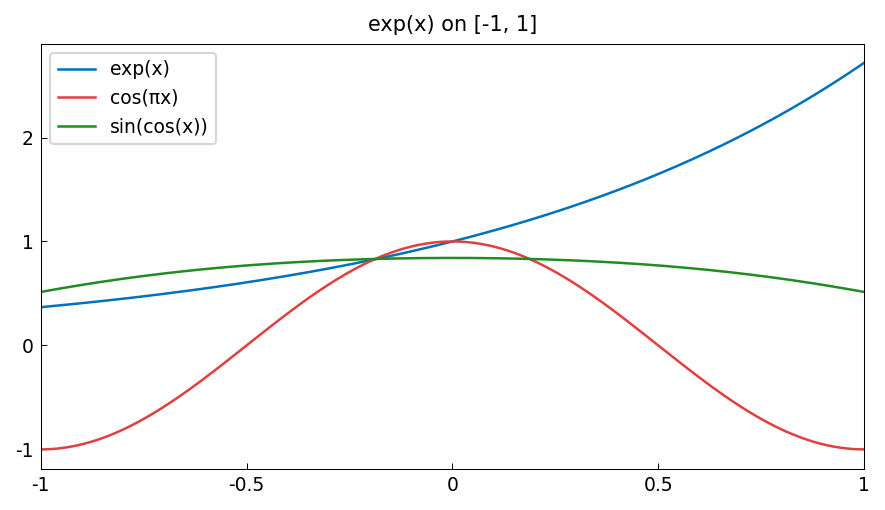

This figure's Python source:
"""Polynomial approximation basics with chebfunjax.

Demonstrates constructing Chebfun approximations of smooth functions,
checking lengths (polynomial degrees), and measuring errors.

Credit: Inspired by Chebfun examples approx/Entire.m and related examples.
Original MATLAB Chebfun: Copyright 2017 by The University of Oxford and
The Chebfun Developers. See https://www.chebfun.org/ for Chebfun information.
"""
import os

os.environ.setdefault("XLA_PYTHON_CLIENT_PREALLOCATE", "false")

import matplotlib

matplotlib.use("Agg")
import os
import sys

import jax.numpy as jnp
import matplotlib.pyplot as plt

sys.path.insert(0, os.path.join(os.path.dirname(__file__), '..', '..', 'src'))

import chebfunjax as cj
from chebfunjax.plotting import chebfun_style

chebfun_style()

from chebfunjax.plotting import plot, plotcoeffs


def run():
    print("=" * 60)
    print("Polynomial approximation basics")
    print("=" * 60)

    # --- Construct a Chebfun for exp(x) on [-1, 1] --------------------
    # MATLAB: f = chebfun('exp(x)')
    f = cj.chebfun(lambda x: jnp.exp(x))
    print("\nexp(x) on [-1,1]:")
    print(f"  Number of coefficients (length): {len(f)}")
    # Should be around 18 (degree ~17 suffices for machine precision)

    # Evaluate at a point: f(0) should equal 1
    val_at_0 = float(f(jnp.array(0.0)))
    print(f"  f(0) = {val_at_0:.15f}  (exact: 1.0)")

    # Evaluate at x = 0.5; exact = exp(0.5)
    val_at_half = float(f(jnp.array(0.5)))
    exact = float(jnp.exp(jnp.array(0.5)))
    print(f"  f(0.5) = {val_at_half:.15f}  (exact: {exact:.15f})")
    print(f"  Error at 0.5: {abs(val_at_half - exact):.2e}")

    # --- Chebfun for cos(pi*x) on [-1, 1] ----------------------------
    # MATLAB: g = chebfun('cos(pi*x)')
    g = cj.chebfun(lambda x: jnp.cos(jnp.pi * x))
    print("\ncos(pi*x) on [-1,1]:")
    print(f"  Number of coefficients: {len(g)}")
    # Exact value at x=0 is 1
    print(f"  g(0) = {float(g(jnp.array(0.0))):.15f}  (exact: 1.0)")
    # Integral of cos(pi*x) over [-1,1] = 0
    integral_g = float(g.sum())
    print(f"  Integral over [-1,1] = {integral_g:.2e}  (exact: 0)")

    # --- Composition of Chebfuns -------------------------------------
    # MATLAB: h = sin(cos(x)), where x = chebfun('x')
    x = cj.chebfun(lambda t: t)   # identity chebfun
    h = cj.chebfun(lambda t: jnp.sin(jnp.cos(t)))
    print("\nsin(cos(x)) on [-1,1]:")
    print(f"  Number of coefficients: {len(h)}")
    # Integral of sin(cos(x)) over [-1,1]
    integral_h = float(h.sum())
    print(f"  Integral = {integral_h:.10f}")
    # Reference value from scipy.integrate.quad:
    # scipy.integrate.quad(lambda x: np.sin(np.cos(x)), -1, 1) = 1.47728599607378
    ref = 1.47728599607378
    print(f"  Reference = {ref:.10f}")
    print(f"  Error: {abs(integral_h - ref):.2e}")

    # --- Non-default domain -------------------------------------------
    # MATLAB: f = chebfun('sin(x)', [0, pi])
    f_pi = cj.chebfun(lambda x: jnp.sin(x), domain=(0.0, float(jnp.pi)))
    print("\nsin(x) on [0, pi]:")
    print(f"  Number of coefficients: {len(f_pi)}")
    integral_sin = float(f_pi.sum())
    print(f"  Integral of sin(x) from 0 to pi = {integral_sin:.15f}  (exact: 2.0)")

    # --- Norm of the error in a Chebfun interpolation ----------------
    # Compare chebfun representation against exact function at many points
    xx = jnp.linspace(-1.0, 1.0, 1000)
    f_vals = f(xx)
    exact_vals = jnp.exp(xx)
    max_err = float(jnp.max(jnp.abs(f_vals - exact_vals)))
    print(f"\nMax error of exp(x) chebfun at 1000 equispaced pts: {max_err:.2e}")
    assert max_err < 1e-13, f"Max error too large: {max_err}"
    assert abs(val_at_0 - 1.0) < 1e-14
    assert abs(integral_sin - 2.0) < 1e-12
    assert abs(integral_h - ref) < 1e-8, f"sin(cos(x)) integral error: {abs(integral_h - ref)}"
    # --- Plots -------------------------------------------------------
    _here = os.path.dirname(os.path.abspath(__file__))
    fig, ax = plot(f, title="exp(x) on [-1, 1]", label="exp(x)")
    plot(g, ax=ax, color="#E04040", label="cos(πx)")
    plot(h, ax=ax, color="#228B22", label="sin(cos(x))")
    ax.legend(fontsize=9)
    fig.savefig(os.path.join(_here, "polynomial_approximation.png"),
                dpi=150, bbox_inches="tight")
    plt.close(fig)

    fig2, ax2 = plotcoeffs(f, title="Chebyshev coefficients of exp(x)")
    fig2.savefig(os.path.join(_here, "polynomial_approximation_coeffs.png"),
                 dpi=150, bbox_inches="tight")
    plt.close(fig2)

    print("\nAll assertions passed.")
    return True

if __name__ == "__main__":
    run()
